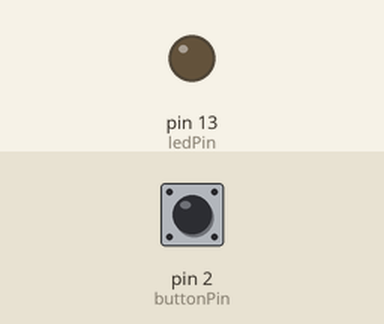
Bench run of a sketch on a simulated Arduino Uno, built with avr-gcc and run on an emulated ATmega328P. Shown: output pins drawn as LEDs (lit = HIGH). The test bench sets the inputs (shaded band); at power-on: pin 2 (buttonPin) HIGH.

Above: at 1.2 s.
1.3 s: pin 2 (buttonPin) pulled LOW for 0.15 s
At 1.37 s:
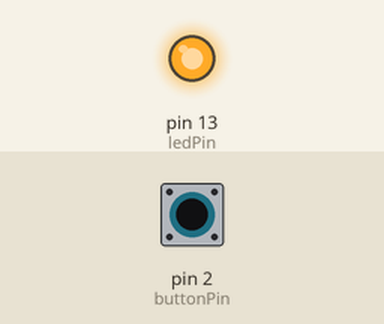
2.9 s: pin 2 (buttonPin) pulled LOW for 3.2 s
At 6.5 s:
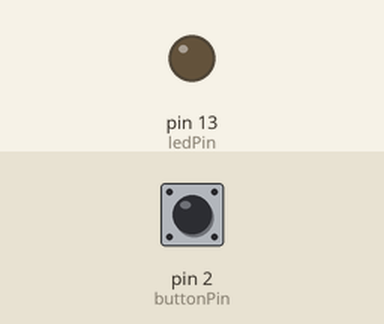
Timing chart, 0 to 8.0 s (numbered marks = the images above; inputs shaded):
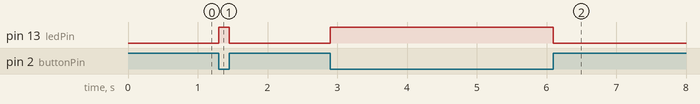

Measured:
- after the input at 1.3 s, pin 13 (ledPin): LOW → HIGH at once, → LOW 0.15 s later
- after the input at 2.9 s, pin 13 (ledPin): LOW → HIGH at once, → LOW 3.2 s later

The sketch:

125.ino
```cpp
const int buttonPin = 2;  // Pin connected to the button
const int ledPin = 13;    // Pin connected to the LED

void setup() {
  // Initialize the button pin as an input with an internal pull-up resistor
  pinMode(buttonPin, INPUT_PULLUP);

  // Initialize the LED pin as an output
  pinMode(ledPin, OUTPUT);

  // Start with the LED off
  digitalWrite(ledPin, LOW);
}

void loop() {
  // Read the state of the button pin
  int buttonState = digitalRead(buttonPin);

  // Check if the button is pressed
  if (buttonState == LOW) {
    // Button is pressed, turn the LED on
    digitalWrite(ledPin, HIGH);
  } else {
    // Button is not pressed, turn the LED off
    digitalWrite(ledPin, LOW);
  }
}
```
